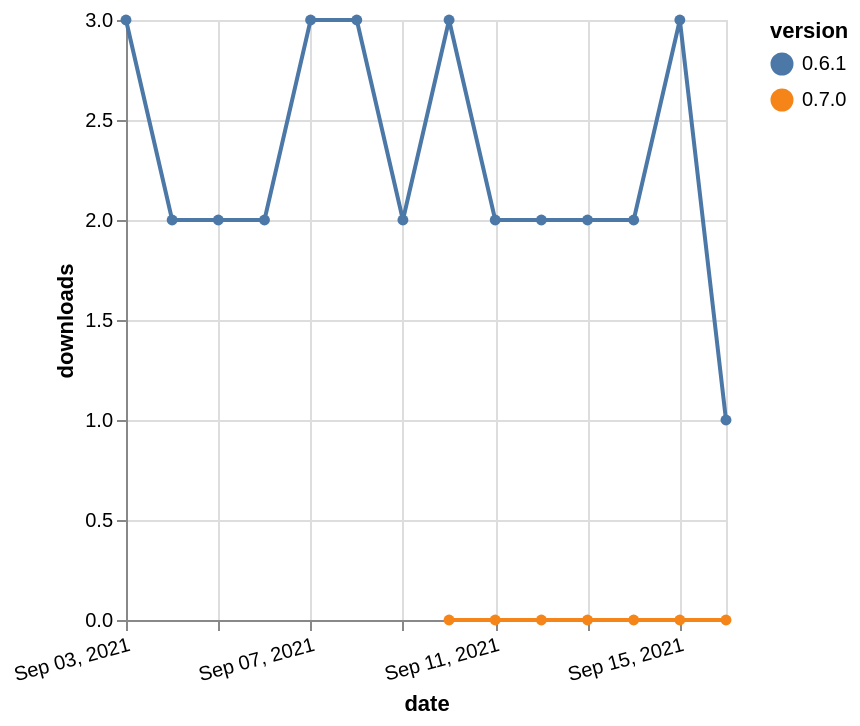

Write the Vega-Lite specification saved for this chart.
### Vega-Lite specification from a JSON file in a GitHub repository (floating-point values rounded to 4 significant figures)
{"$schema": "https://vega.github.io/schema/vega-lite/v5.json", "description": "A simple bar chart with embedded data.", "data": {"values": [{"date": "2021-09-10", "total": 6, "delta": 0, "version": "0.7.0"}, {"date": "2021-09-11", "total": 17, "delta": 0, "version": "0.7.0"}, {"date": "2021-09-12", "total": 20, "delta": 0, "version": "0.7.0"}, {"date": "2021-09-13", "total": 24, "delta": 0, "version": "0.7.0"}, {"date": "2021-09-14", "total": 28, "delta": 0, "version": "0.7.0"}, {"date": "2021-09-15", "total": 31, "delta": 0, "version": "0.7.0"}, {"date": "2021-09-16", "total": 32, "delta": 0, "version": "0.7.0"}, {"date": "2021-09-03", "total": 105, "delta": 3, "version": "0.6.1"}, {"date": "2021-09-04", "total": 107, "delta": 2, "version": "0.6.1"}, {"date": "2021-09-05", "total": 109, "delta": 2, "version": "0.6.1"}, {"date": "2021-09-06", "total": 111, "delta": 2, "version": "0.6.1"}, {"date": "2021-09-07", "total": 114, "delta": 3, "version": "0.6.1"}, {"date": "2021-09-08", "total": 117, "delta": 3, "version": "0.6.1"}, {"date": "2021-09-09", "total": 119, "delta": 2, "version": "0.6.1"}, {"date": "2021-09-10", "total": 122, "delta": 3, "version": "0.6.1"}, {"date": "2021-09-11", "total": 124, "delta": 2, "version": "0.6.1"}, {"date": "2021-09-12", "total": 126, "delta": 2, "version": "0.6.1"}, {"date": "2021-09-13", "total": 128, "delta": 2, "version": "0.6.1"}, {"date": "2021-09-14", "total": 130, "delta": 2, "version": "0.6.1"}, {"date": "2021-09-15", "total": 133, "delta": 3, "version": "0.6.1"}, {"date": "2021-09-16", "total": 134, "delta": 1, "version": "0.6.1"}]}, "width": "container", "mark": {"type": "line", "point": {"filled": true}}, "encoding": {"x": {"field": "date", "type": "temporal", "timeUnit": "yearmonthdate", "title": "date", "axis": {"labelAngle": -15}}, "y": {"field": "delta", "type": "quantitative", "title": "downloads"}, "color": {"field": "version", "type": "nominal"}, "tooltip": {"field": "delta"}}}
